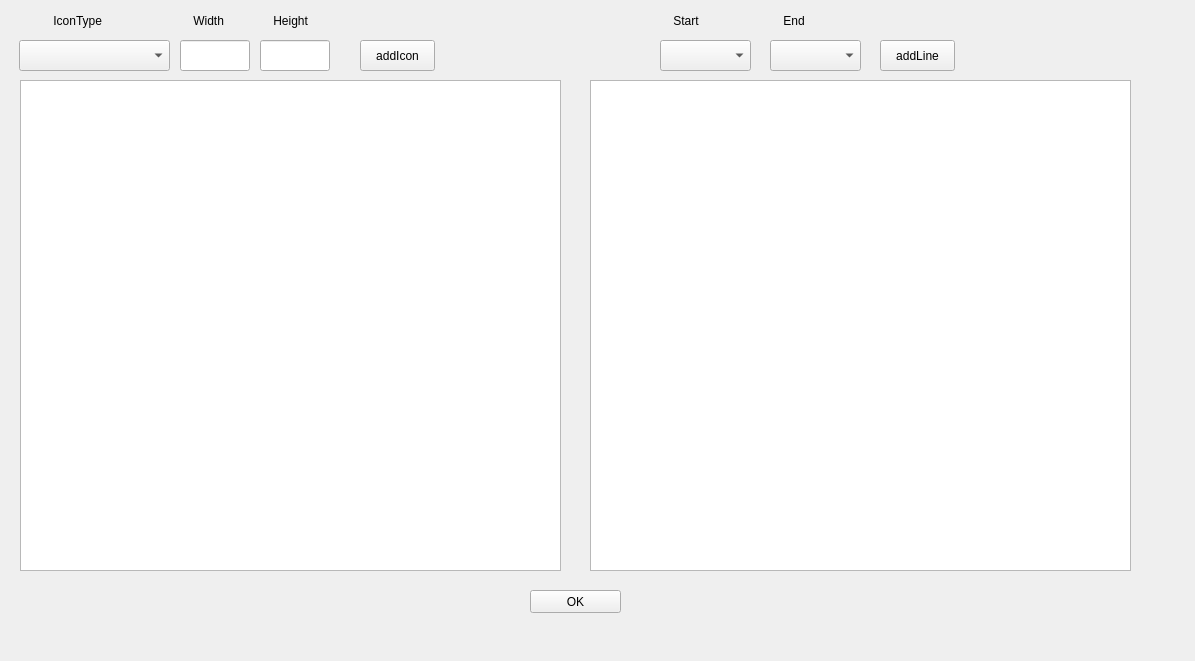
<?xml version="1.0" encoding="UTF-8"?>
<ui version="4.0">
 <class>QTableWidgetTp</class>
 <widget class="QWidget" name="QTableWidgetTp">
  <property name="geometry">
   <rect>
    <x>0</x>
    <y>0</y>
    <width>1195</width>
    <height>661</height>
   </rect>
  </property>
  <property name="windowTitle">
   <string>Form</string>
  </property>
  <widget class="QTableWidget" name="tableWidget_Icon">
   <property name="geometry">
    <rect>
     <x>20</x>
     <y>80</y>
     <width>541</width>
     <height>491</height>
    </rect>
   </property>
  </widget>
  <widget class="QPushButton" name="pushButton_ok">
   <property name="geometry">
    <rect>
     <x>530</x>
     <y>590</y>
     <width>91</width>
     <height>23</height>
    </rect>
   </property>
   <property name="text">
    <string>OK</string>
   </property>
  </widget>
  <widget class="QTableWidget" name="tableWidget_Line">
   <property name="geometry">
    <rect>
     <x>590</x>
     <y>80</y>
     <width>541</width>
     <height>491</height>
    </rect>
   </property>
  </widget>
  <widget class="QComboBox" name="comboBox_iconTpye">
   <property name="geometry">
    <rect>
     <x>19</x>
     <y>40</y>
     <width>151</width>
     <height>31</height>
    </rect>
   </property>
  </widget>
  <widget class="QPushButton" name="pushButton_addIcon">
   <property name="geometry">
    <rect>
     <x>360</x>
     <y>40</y>
     <width>75</width>
     <height>31</height>
    </rect>
   </property>
   <property name="text">
    <string>addIcon</string>
   </property>
  </widget>
  <widget class="QLabel" name="label_1">
   <property name="geometry">
    <rect>
     <x>50</x>
     <y>10</y>
     <width>71</width>
     <height>21</height>
    </rect>
   </property>
   <property name="text">
    <string> IconType</string>
   </property>
  </widget>
  <widget class="QLabel" name="label_2">
   <property name="geometry">
    <rect>
     <x>190</x>
     <y>10</y>
     <width>54</width>
     <height>21</height>
    </rect>
   </property>
   <property name="text">
    <string> Width</string>
   </property>
  </widget>
  <widget class="QLabel" name="label_3">
   <property name="geometry">
    <rect>
     <x>270</x>
     <y>10</y>
     <width>54</width>
     <height>21</height>
    </rect>
   </property>
   <property name="text">
    <string> Height</string>
   </property>
  </widget>
  <widget class="QLineEdit" name="lineEdit_width">
   <property name="geometry">
    <rect>
     <x>180</x>
     <y>40</y>
     <width>70</width>
     <height>31</height>
    </rect>
   </property>
  </widget>
  <widget class="QLineEdit" name="lineEdit_height">
   <property name="geometry">
    <rect>
     <x>260</x>
     <y>40</y>
     <width>70</width>
     <height>31</height>
    </rect>
   </property>
  </widget>
  <widget class="QComboBox" name="comboBox_nodeS">
   <property name="geometry">
    <rect>
     <x>660</x>
     <y>40</y>
     <width>91</width>
     <height>31</height>
    </rect>
   </property>
  </widget>
  <widget class="QComboBox" name="comboBox_nodeE">
   <property name="geometry">
    <rect>
     <x>770</x>
     <y>40</y>
     <width>91</width>
     <height>31</height>
    </rect>
   </property>
  </widget>
  <widget class="QLabel" name="label_4">
   <property name="geometry">
    <rect>
     <x>670</x>
     <y>10</y>
     <width>54</width>
     <height>21</height>
    </rect>
   </property>
   <property name="text">
    <string> Start</string>
   </property>
  </widget>
  <widget class="QLabel" name="label_5">
   <property name="geometry">
    <rect>
     <x>780</x>
     <y>10</y>
     <width>54</width>
     <height>21</height>
    </rect>
   </property>
   <property name="text">
    <string> End</string>
   </property>
  </widget>
  <widget class="QPushButton" name="pushButton_addLine">
   <property name="geometry">
    <rect>
     <x>880</x>
     <y>40</y>
     <width>75</width>
     <height>31</height>
    </rect>
   </property>
   <property name="text">
    <string>addLine</string>
   </property>
  </widget>
 </widget>
 <resources/>
 <connections/>
</ui>
